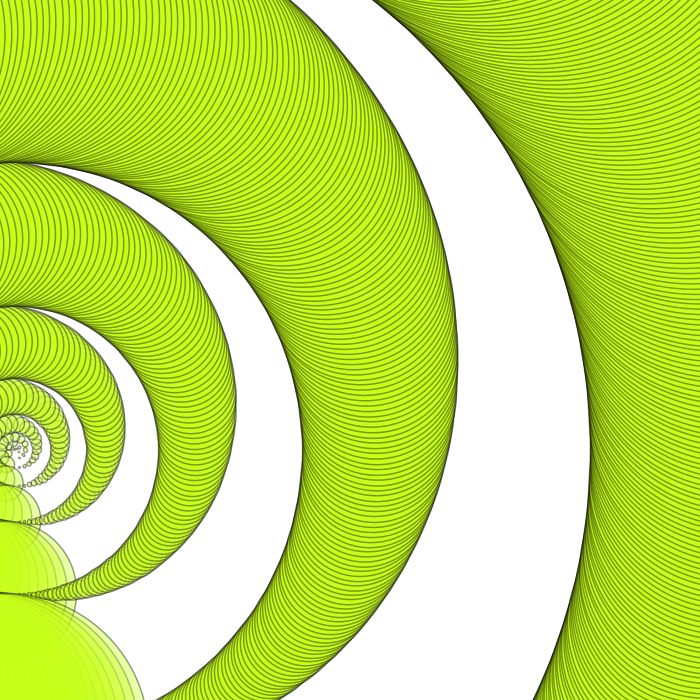
Frame 1 (no input)
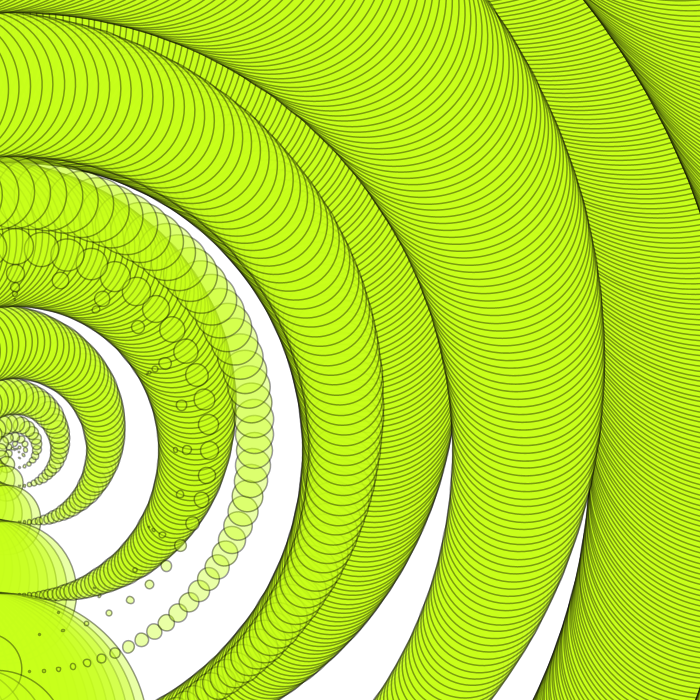
Frame 60 (the mouse pressed at the canvas centre just before this capture)
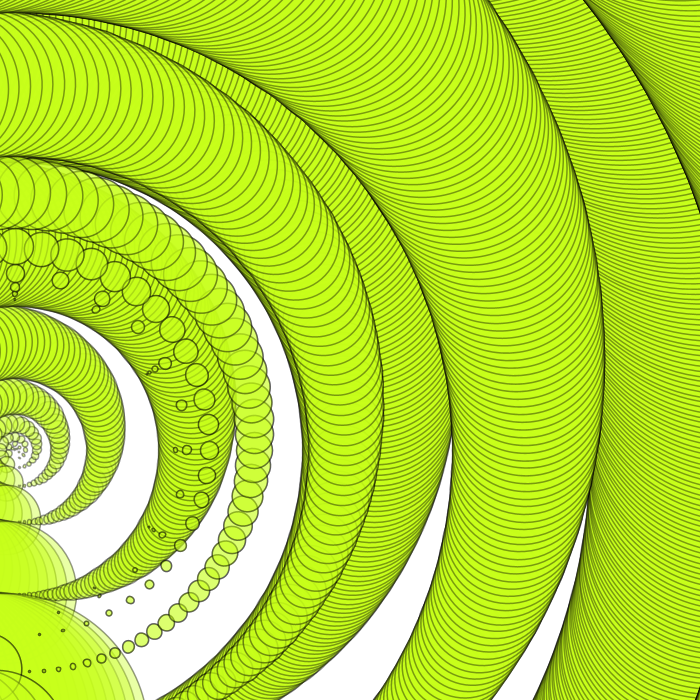
Frame 120 (the mouse held since frame 60 and released just before this capture)

The Processing sketch that drew these frames (run headless with seeded random() and noise(); from frame 60 on, the mouse is pressed at the canvas centre):

// Processing sketch: processing_134110
// ── processing_134110.pde

//tomas de camino
//finbonacci
//int fibonacci =2;
//int fibonacciAnt=1;
float dist=0;
float ang, angInc; 


void setup() {
  size(700, 700);
  //ellipseMode(CENTER);
  background(255);
  smooth();
}

void draw() {  
    fibonacciDraw(10, 300, 10, 1.5);
    if(frameCount%100==1){dist=100;}
}

void fibonacciDraw(float x, float y, int n, float s) {
  int fibonacci =2;
  int fibonacciAnt=1;
  //dist=0;
  //noStroke();
  stroke(0,100);
  pushMatrix();
  scale(s);
  fill(200, 255, 25, 100);
  for (int j = 0;j<n;j++) {
    angInc = TWO_PI/fibonacci;
    ang=0;
    for (int i=0; i <fibonacci;i++) {
      pushMatrix();
      translate(x+dist*sin(ang), y+dist*cos(ang));
      rotate(ang);
      ellipse(0, 0, i, i);
      popMatrix();
      ang+=angInc;
      dist+=0.5;
    }
    dist+=0.01;

    fibonacci +=fibonacciAnt;
    fibonacciAnt = fibonacci;
  } 
  popMatrix();
}
